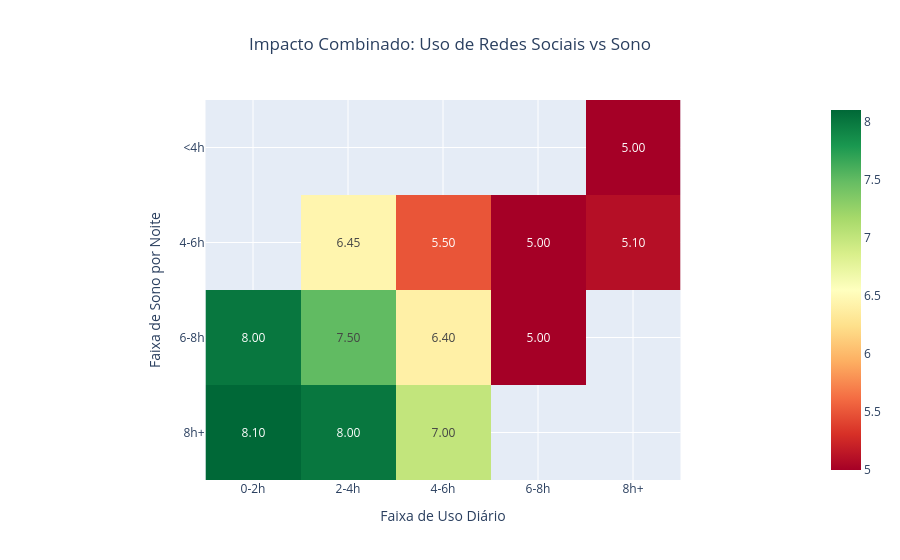

Notebook code for this chart:
### Code cell
df_pivot = df_uso_sono_saude.pivot(
    index="FAIXA_SONO",
    columns="FAIXA_USO",
    values="PONTUAÇÃO_SAÚDE_MENTAL"
)

df_pivot = df_pivot.reindex(index=["<4h", "4-6h", "6-8h", "8h+"])
df_pivot = df_pivot[["0-2h", "2-4h", "4-6h", "6-8h", "8h+"]]

fig = px.imshow(
    df_pivot,
    text_auto=".2f",
    color_continuous_scale="RdYlGn",
    title="Impacto Combinado: Uso de Redes Sociais vs Sono"
)

fig.update_layout(
    xaxis_title="Faixa de Uso Diário",
    yaxis_title="Faixa de Sono por Noite",
    title_x=0.5
)

fig.show()

### Figure 1 — Plotly figure (JSON) as saved in the notebook; plotly's stock layout.template omitted (floating-point values rounded to 4 significant figures)
{"data": [{"coloraxis": "coloraxis", "hovertemplate": "FAIXA_USO: %{x}<br>FAIXA_SONO: %{y}<br>color: %{z}<extra></extra>", "name": "0", "texttemplate": "%{z:.2f}", "type": "heatmap", "x": ["0-2h", "2-4h", "4-6h", "6-8h", "8h+"], "xaxis": "x", "y": ["<4h", "4-6h", "6-8h", "8h+"], "yaxis": "y", "z": [[NaN, NaN, NaN, NaN, 5.0], [NaN, 6.45, 5.5, 5.0, 5.1], [8.0, 7.5, 6.4, 5.0, NaN], [8.1, 8.0, 7.0, NaN, NaN]]}], "layout": {"coloraxis": {"colorscale": [[0, "rgb(165,0,38)"], [0.1, "rgb(215,48,39)"], [0.2, "rgb(244,109,67)"], [0.3, "rgb(253,174,97)"], [0.4, "rgb(254,224,139)"], [0.5, "rgb(255,255,191)"], [0.6, "rgb(217,239,139)"], [0.7, "rgb(166,217,106)"], [0.8, "rgb(102,189,99)"], [0.9, "rgb(26,152,80)"], [1, "rgb(0,104,55)"]]}, "title": {"text": "Impacto Combinado: Uso de Redes Sociais vs Sono", "x": 0.5}, "xaxis": {"anchor": "y", "constrain": "domain", "domain": [0, 1], "scaleanchor": "y", "title": {"text": "Faixa de Uso Diário"}}, "yaxis": {"anchor": "x", "autorange": "reversed", "constrain": "domain", "domain": [0, 1], "title": {"text": "Faixa de Sono por Noite"}}}}
